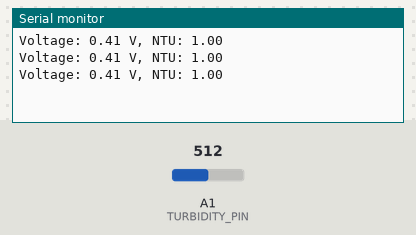
This sketch was run on a simulated Arduino Uno, built with avr-gcc and run on an emulated ATmega328P. Parts: the last lines printed to the serial monitor. The test bench sets the inputs (shaded band); at power-on: A1 (TURBIDITY_PIN) = 512.

Above: at 1.3 s.
1.4 s: A1 (TURBIDITY_PIN) set to 716
At 1.9 s:
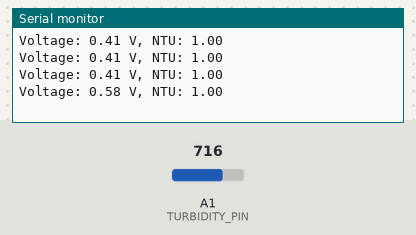
2.9 s: A1 (TURBIDITY_PIN) set to 900
At 3.4 s:
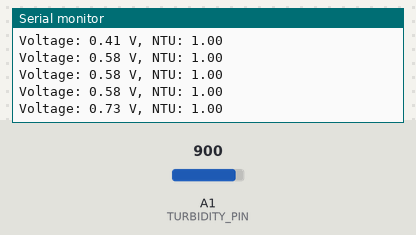
Timing chart, 0 to 5.9 s (numbered marks = the images above; inputs shaded):
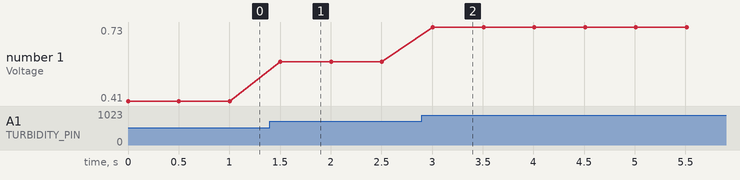

The sketch:

Turbidity_Sensor_TSW_20M.ino
```cpp
#define TURBIDITY_PIN 1  // (ADC1_CH0 on GPIO 1)
const float MIN_NTU = 1.0;  // Minimum NTU value to be used instead of 0

void setup() {
  Serial.begin(115200); // Baud rate: 115200
}

void loop() {
  int sensorValue = analogRead(TURBIDITY_PIN); // Read the input on analog pin 1
  float voltage = sensorValue * (3.3 / 4095);  // Convert the analog reading to voltage

  // Calculate NTU using the polynomial equation from the graph
  float ntu = (-1120.4 * pow(voltage, 2)) + (5742.3 * voltage) - 4352.9;

  // Set NTU to a minimum value if it is below 0
  if (ntu < MIN_NTU) {
    ntu = MIN_NTU; // Set NTU to the minimum defined value
  }

  // Print out the voltage and NTU value
  Serial.print("Voltage: ");
  Serial.print(voltage, 2); // Print the voltage with 2 decimal places
  Serial.print(" V, NTU: ");
  Serial.println(ntu); // Print the NTU value, now guaranteed to be at least MIN_NTU

  delay(500); // Wait for 500 milliseconds
}
```

Measured:
- after the input at 1.4 s, the serial monitor: prints a new line after 0.10 s (image 1)
- after the input at 2.9 s, the serial monitor: prints a new line after 0.11 s (image 2)
- plotted number 1: 0.41 → 0.58 after the input at 1.4 s, 0.58 → 0.73 after the input at 2.9 s
